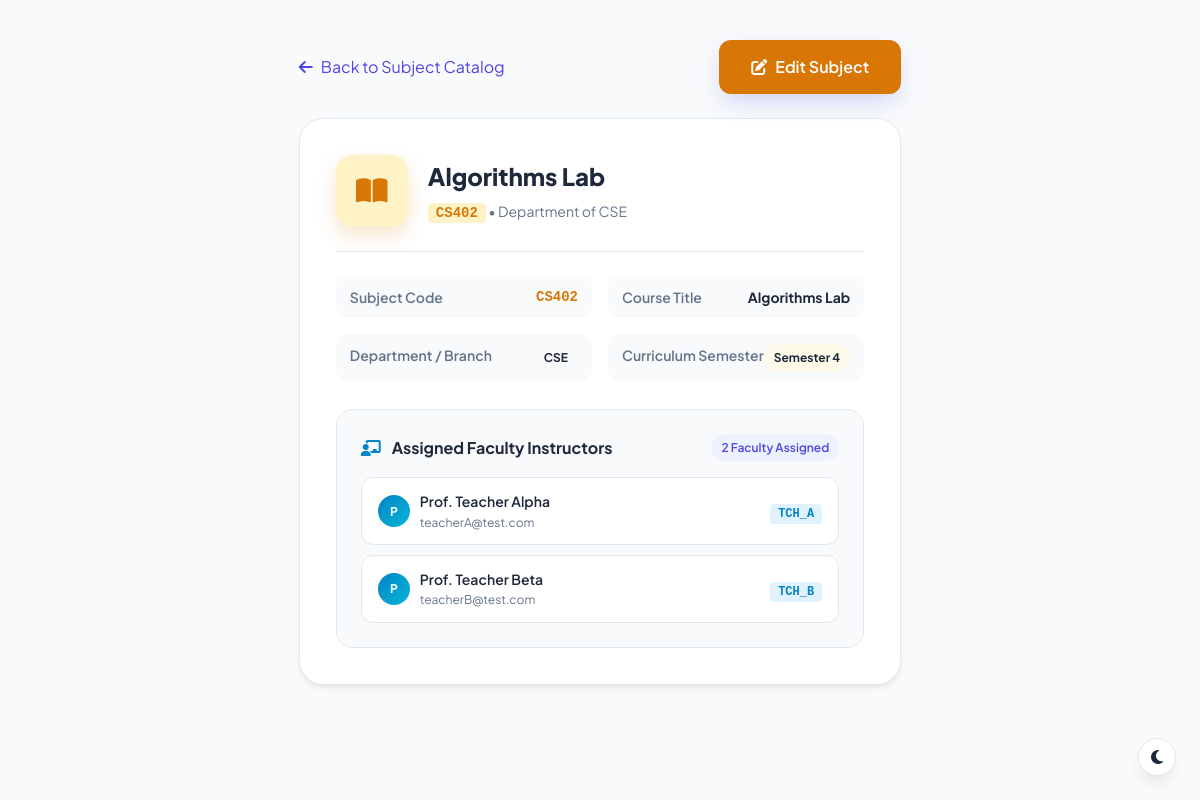
Page /view_subject/CS402 (signed in) on the committed database.
### tables this page shows
CREATE TABLE "subjects" (id INTEGER PRIMARY KEY AUTOINCREMENT, subject_code TEXT UNIQUE NOT NULL, subject_name TEXT NOT NULL, department TEXT NOT NULL, semester INTEGER NOT NULL);

CREATE TABLE teachers(
        id INTEGER PRIMARY KEY AUTOINCREMENT,
        teacher_id TEXT UNIQUE NOT NULL,
        fullname TEXT NOT NULL,
        email TEXT UNIQUE NOT NULL,
        department TEXT NOT NULL
    );

### app.py (the view)
@app.route("/view_subject/<subject_code>")
@role_required("admin")
def view_subject(subject_code):
    conn = get_db_connection()
    cursor = conn.cursor()
    cursor.execute("""
        SELECT subject_code, subject_name, department, semester
        FROM subjects
        WHERE subject_code = ?
    """, (subject_code,))
    subject = cursor.fetchone()
    if not subject:
        conn.close()
        return redirect(url_for("view_subjects", error=f"Subject record '{subject_code}' not found."))
    cursor.execute("""
        SELECT teachers.teacher_id, teachers.fullname, teachers.email, teachers.department
        FROM teacher_subjects
        JOIN teachers ON teacher_subjects.teacher_id = teachers.teacher_id
        WHERE teacher_subjects.subject_id = ?
    """, (subject_code,))
    faculty = cursor.fetchall()
    conn.close()
    return render_template("view_subject.html", subject=subject, teachers=faculty)

### app.py (called while the page is built, shortened)
def role_required(*allowed_roles):
    def decorator(f):
        @wraps(f)
        def decorated_function(*args, **kwargs):
            if "user_id" not in session or "role" not in session:
                return redirect(url_for("login"))
            user_role = session.get("role")
            return f(*args, **kwargs)
        return decorated_function
    return decorator

### database.py (called while the page is built)
def get_db_connection():
    conn = sqlite3.connect("database.db")
    conn.execute("PRAGMA foreign_keys = ON;")
    conn.row_factory = sqlite3.Row
    return conn

### templates/view_subject.html (shortened to what this page needs)
<!DOCTYPE html>
<html lang="en">
<head>
    <link rel="stylesheet" href="{{ url_for('static', filename='css/dashboard.css') }}">
    <link rel="stylesheet" href="{{ url_for('static', filename='css/style.css') }}">
    <link rel="stylesheet" href="https://cdnjs.cloudflare.com/ajax/libs/font-awesome/6.5.2/css/all.min.css">
</head>
<body style="background: var(--bg-main);">
    <div style="max-width: 840px; margin: 40px auto; padding: 0 20px;">
        <div style="display: flex; justify-content: space-between; align-items: center; margin-bottom: 24px;">
            <a href="{{ url_for('view_subjects') }}" class="btn btn-outline" style="display: inline-flex; align-items: center; gap: 8px;">
                <i class="fas fa-arrow-left"></i> Back to Subject Catalog
            </a>
            <div style="display: flex; gap: 10px;">
                <a href="{{ url_for('edit_subject', subject_code=subject['subject_code']) }}" class="btn btn-primary" style="display: inline-flex; align-items: center; gap: 8px; background: #d97706; border-color: #d97706;">
                    <i class="fas fa-edit"></i> Edit Subject
                </a>
            </div>
        </div>
        <div class="dashboard-card" style="padding: 36px; border-radius: var(--radius-xl); box-shadow: var(--shadow-md);">
            <div style="display: flex; align-items: center; gap: 20px; padding-bottom: 24px; border-bottom: 1px solid var(--border); margin-bottom: 24px;">
                <div style="width: 72px; height: 72px; border-radius: var(--radius-lg); background: #fef3c7; color: #d97706; display: flex; align-items: center; justify-content: center; font-size: 28px; font-weight: 800; box-shadow: 0 8px 20px rgba(217, 119, 6, 0.2);">
                    <i class="fas fa-book-open"></i>
                </div>
                <div>
                    <div style="display: flex; align-items: center; gap: 10px;">
                        <h2 style="font-size: 24px; font-weight: 800; color: var(--text-main); margin: 0;">{{ subject['subject_name'] }}</h2>
                    </div>
                    <p style="color: var(--text-muted); font-size: 14px; margin-top: 4px;">
                        <span style="font-family: monospace; font-weight: 700; color: #d97706; background: #fef3c7; padding: 2px 8px; border-radius: 4px;">{{ subject['subject_code'] }}</span>
                        • Department of {{ subject['department'] }}
                    </p>
                </div>
            </div>
            <div style="display: grid; grid-template-columns: 1fr 1fr; gap: 16px; margin-bottom: 28px;">
                <div class="profile-detail-item">
                    <span>Subject Code</span>
                    <span style="font-family: monospace; color: #d97706;">{{ subject['subject_code'] }}</span>
                </div>
                <div class="profile-detail-item">
                    <span>Course Title</span>
                    <span>{{ subject['subject_name'] }}</span>
                </div>
                <div class="profile-detail-item">
                    <span>Department / Branch</span>
                    <span class="badge badge-info">{{ subject['department'] }}</span>
                </div>
                <div class="profile-detail-item">
                    <span>Curriculum Semester</span>
                    <span class="badge badge-warning">Semester {{ subject['semester'] }}</span>
                </div>
            </div>
            <div style="background: var(--bg-main); border: 1px solid var(--border); border-radius: var(--radius-lg); padding: 24px;">
                <div style="display: flex; justify-content: space-between; align-items: center; margin-bottom: 16px;">
                    <h4 style="font-size: 16px; font-weight: 700; color: var(--text-main); margin: 0;">
                        <i class="fas fa-chalkboard-teacher" style="color: #0284c7; margin-right: 8px;"></i> Assigned Faculty Instructors
                    </h4>
                    <span class="badge badge-primary">{{ teachers|length }} Faculty Assigned</span>
                </div>
                {% if teachers %}
                <div style="display: flex; flex-direction: column; gap: 10px;">
                    {% for tch in teachers %}
                    <div style="display: flex; justify-content: space-between; align-items: center; background: var(--card-bg); padding: 12px 16px; border-radius: var(--radius-md); border: 1px solid var(--border);">
                        <div style="display: flex; align-items: center; gap: 10px;">
                            <div style="width: 32px; height: 32px; border-radius: 50%; background: linear-gradient(135deg, #0284c7, #06b6d4); color: white; display: flex; align-items: center; justify-content: center; font-size: 12px; font-weight: 700;">
                                {{ tch['fullname'][0]|upper }}
                            </div>
                            <div>
                                <div style="font-weight: 600; color: var(--text-main); font-size: 14px;">{{ tch['fullname'] }}</div>
                                <div style="color: var(--text-muted); font-size: 12px;">{{ tch['email'] }}</div>
                            </div>
                        </div>
                        <div>
                            <span style="font-weight: 700; font-family: monospace; color: var(--secondary-hover); background: #e0f2fe; padding: 3px 8px; border-radius: 4px; font-size: 12px;">
                                {{ tch['teacher_id'] }}
                            </span>
                        </div>
                    </div>
                    {% endfor %}
                </div>
                {% else %}
                <div style="text-align: center; padding: 24px; color: var(--text-muted); font-size: 14px;">
                    <i class="fas fa-user-slash" style="font-size: 24px; margin-bottom: 8px; display: block;"></i>
                    No faculty instructors are currently assigned to this subject course.
                </div>
                {% endif %}
            </div>
        </div>
    </div>
</body>
</html>

### static/css/dashboard.css (style rules this page uses)
:root { --primary: #4f46e5; --primary-hover: #4338ca; --primary-light: #eef2ff; --primary-glow: rgba(79, 70, 229, 0.25); --secondary: #0ea5e9; --secondary-light: #f0f9ff; --accent: #10b981; --accent-light: #ecfdf5; --warning: #f59e0b; --warning-light: #fffbeb; --danger: #ef4444; --danger-light: #fef2f2; --dark-sidebar: #0f172a; --dark-sidebar-hover: #1e293b; --bg-main: #f8fafc; --card-bg: #ffffff; --border: #e2e8f0; --text-main: #1e293b; --text-muted: #64748b; --radius-sm: 8px; --radius-md: 12px; --radius-lg: 16px; --radius-xl: 20px; --radius-full: 9999px; --shadow-sm: 0 1px 2px 0 rgba(0, 0, 0, 0.05); --shadow-md: 0 4px 6px -1px rgba(0, 0, 0, 0.07); --shadow-lg: 0 10px 15px -3px rgba(0, 0, 0, 0.08); --shadow-xl: 0 20px 25px -5px rgba(0, 0, 0, 0.08); --transition: all 0.25s cubic-bezier(0.4, 0, 0.2, 1); }
* { margin: 0; padding: 0; box-sizing: border-box; font-family: 'Plus Jakarta Sans', 'Poppins', sans-serif; }
body { display: flex; background-color: var(--bg-main); color: var(--text-main); min-height: 100vh; overflow-x: hidden; }
.dashboard-card { background: #ffffff; border: 1px solid var(--border); border-radius: var(--radius-lg); padding: 28px; box-shadow: var(--shadow-sm); }
.profile-detail-item { display: flex; justify-content: space-between; padding: 10px 14px; background: var(--bg-main); border-radius: var(--radius-md); font-size: 14px; }
.profile-detail-item span:first-child { font-weight: 600; color: var(--text-muted); }
.profile-detail-item span:last-child { font-weight: 700; color: var(--text-main); }

### static/css/style.css (style rules this page uses)
:root { --primary: #4f46e5; --primary-hover: #4338ca; --primary-light: #eef2ff; --primary-glow: rgba(79, 70, 229, 0.25); --secondary: #0ea5e9; --secondary-hover: #0284c7; --secondary-light: #f0f9ff; --accent: #10b981; --accent-light: #ecfdf5; --warning: #f59e0b; --warning-light: #fffbeb; --danger: #ef4444; --danger-light: #fef2f2; --dark: #0f172a; --dark-muted: #334155; --text-main: #1e293b; --text-muted: #64748b; --text-light: #94a3b8; --bg-main: #f8fafc; --bg-subtle: #f1f5f9; --card-bg: #ffffff; --glass-bg: rgba(255, 255, 255, 0.85); --border: #e2e8f0; --border-subtle: #f1f5f9; --border-focus: #818cf8; --shadow-sm: 0 1px 2px 0 rgba(0, 0, 0, 0.05); --shadow-md: 0 4px 6px -1px rgba(0, 0, 0, 0.07), 0 2px 4px -2px rgba(0, 0, 0, 0.05); --shadow-lg: 0 10px 15px -3px rgba(0, 0, 0, 0.08), 0 4px 6px -4px rgba(0, 0, 0, 0.04); --shadow-xl: 0 20px 25px -5px rgba(0, 0, 0, 0.08), 0 8px 10px -6px rgba(0, 0, 0, 0.04); --shadow-glow: 0 0 20px rgba(79, 70, 229, 0.35); --radius-sm: 8px; --radius-md: 12px; --radius-lg: 16px; --radius-xl: 24px; --radius-full: 9999px; --transition: all 0.25s cubic-bezier(0.4, 0, 0.2, 1); }
* { margin: 0; padding: 0; box-sizing: border-box; font-family: 'Plus Jakarta Sans', 'Poppins', -apple-system, BlinkMacSystemFont, sans-serif; }
html { scroll-behavior: smooth; }
body { background-color: var(--bg-main); color: var(--text-main); min-height: 100vh; display: flex; flex-direction: column; overflow-x: hidden; line-height: 1.6; }
a { color: var(--primary); text-decoration: none; transition: var(--transition); }
.btn-primary { background: linear-gradient(135deg, #4f46e5, #3b82f6); color: #fff; padding: 14px 32px; border-radius: var(--radius-md); font-size: 16px; font-weight: 600; display: inline-flex; align-items: center; gap: 10px; box-shadow: 0 10px 25px -5px var(--primary-glow); border: none; cursor: pointer; transition: var(--transition); }
.badge { display: inline-flex; align-items: center; gap: 6px; padding: 4px 10px; border-radius: var(--radius-full); font-size: 12px; font-weight: 600; }
.badge-primary { background: var(--primary-light); color: var(--primary); }
.badge-warning { background: var(--warning-light); color: var(--warning); }

### rows in the picture
subjects: subject_name "Algorithms Lab", subject_code "CS402", department "CSE", semester "4"
teachers: fullname "P", fullname "Prof. Teacher Alpha", email "teacherA@test.com", teacher_id "TCH_A"
teachers: fullname "P", fullname "Prof. Teacher Beta", email "teacherB@test.com", teacher_id "TCH_B"

### other values in the picture
{{ teachers|length }} "2"
